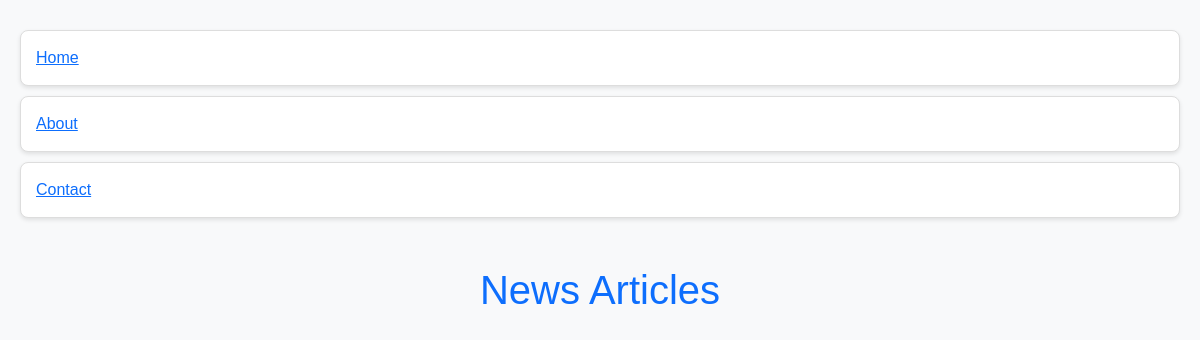
Before: / with the older database file.
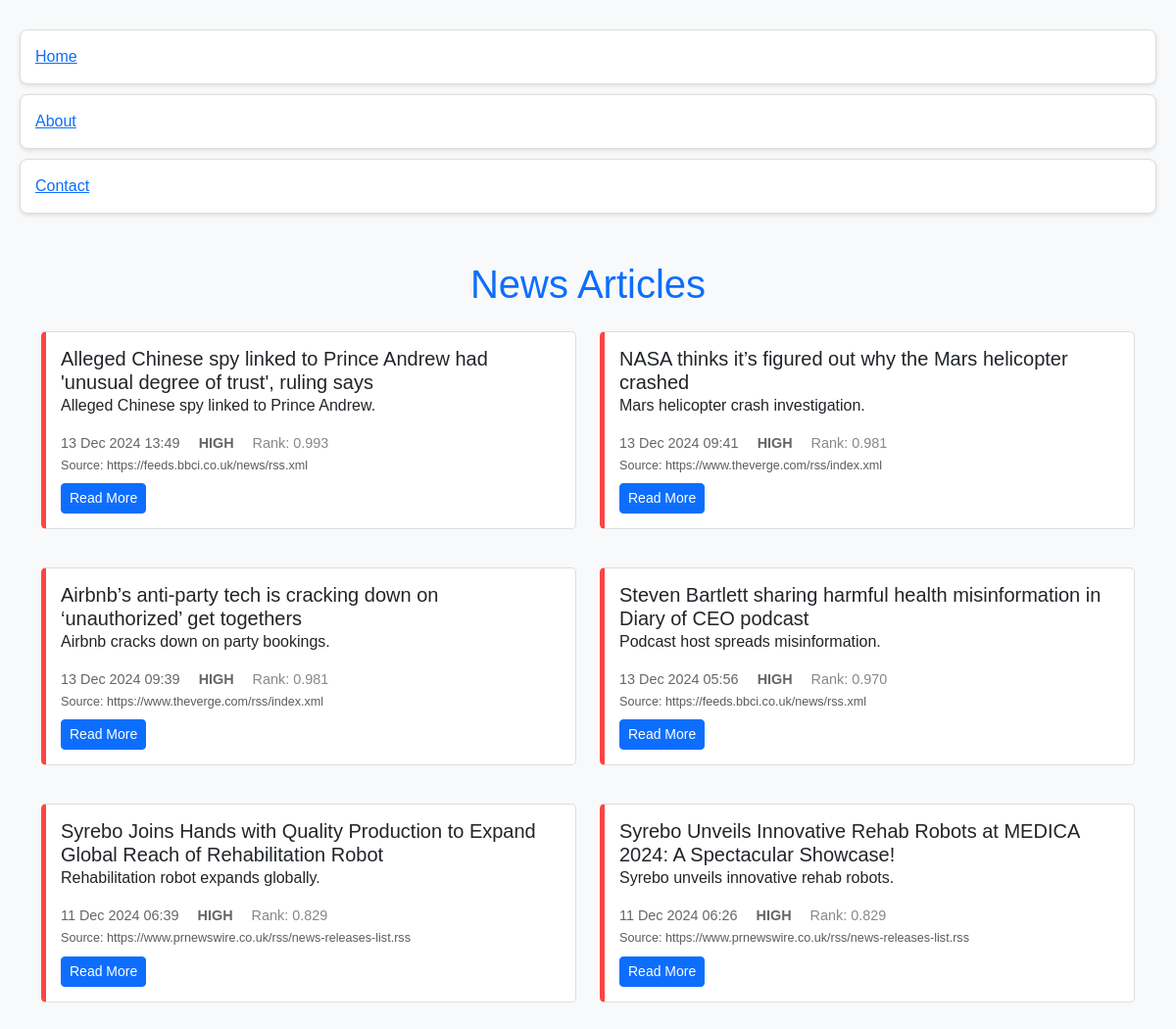
After: the same page with the newer database file.
### tables this page shows
CREATE TABLE parsed_articles (
            id INTEGER PRIMARY KEY AUTOINCREMENT,
            title TEXT NOT NULL,
            description TEXT,
            source TEXT NOT NULL,
            link TEXT,
            published_date TIMESTAMP,
            parsed_at TIMESTAMP DEFAULT CURRENT_TIMESTAMP,
            derived_summary TEXT,
            keywords TEXT,
            importance TEXT,
            UNIQUE(title, source)
        );

### frontend/app.py (the view)
    @app.route('/')
    def index():
        try:
            logger.info("Starting to fetch ranked articles")
            ranked_articles = get_ranked_articles(max_age_days=7, db_name=app.config['DB_PATH'])
            logger.info(f"Got {len(ranked_articles)} ranked articles")
            if ranked_articles:
                logger.info(f"Sample article data: {ranked_articles[0]}")
            articles_for_display = []
            for article in ranked_articles:
                logger.debug(f"Processing article: {article.get('title')}")
                logger.debug(f"Summary: {article.get('derived_summary')}")
                articles_for_display.append({
                    'title': article['title'],
                    'derived_summary': article.get('derived_summary', article.get('description', '')[:100] + "..."),
                    'source': article.get('source', ''),
                    'link': article.get('link', ''),
                    'published_date': article['published_date'],
                    'importance': article['importance'],
                    'rank_score': article['rank'],
                })
            logger.info(f"Prepared {len(articles_for_display)} articles for display")
            return render_template('index.html', articles=articles_for_display)
        except Exception as e:
            logger.error(f"Error in index route: {e}")
            logger.exception("Full traceback:")
            return render_template('index.html', articles=[])

### ranking/rank.py (called while the page is built)
def get_ranked_articles(max_age_days=7, db_name="news_ingestion.db"):
    max_age_days = int(max_age_days)
    ranker = ArticleRanker(max_age_days=max_age_days)
    return ranker.rank_articles(db_name)

    def calculate_time_score(self, published_date: str) -> float:
        try:
            pub_date = datetime.strptime(published_date, "%d %b %Y %H:%M")
            now = datetime.now()
            age_days = (now - pub_date).total_seconds() / (24 * 3600)  # Convert to days
            if age_days < 0:  # Future dates get full score
                return 1.0
            time_score = 1.0 - (age_days / self.max_age_days)
            return max(0.0, min(1.0, time_score))  # Clamp between 0 and 1
        except ValueError as e:
            logger.error(f"Error parsing date {published_date}: {e}")
            return 0.0

    def calculate_importance_score(self, importance: str) -> float:
        return self.IMPORTANCE_WEIGHTS.get(importance.lower(), 0.1)

    def calculate_rank(self, published_date: str, importance: str) -> float:
        time_score = self.calculate_time_score(published_date)
        importance_score = self.calculate_importance_score(importance)
        rank = (time_score + importance_score) / 2
        return round(rank, 3)

### frontend/templates/index.html (shortened to what this page needs)
<!DOCTYPE html>
<html lang="en">
<head>
    <link href="https://cdn.jsdelivr.net/npm/bootstrap@5.3.0-alpha3/dist/css/bootstrap.min.css" rel="stylesheet">
    <link rel="stylesheet" href="{{ url_for('static', filename='styles.css') }}">
</head>
<body class="bg-light">
    <nav>
        <ul>
            <li><a href="/">Home</a></li>
            <li><a href="/about">About</a></li>
            <li><a href="/contact">Contact</a></li>
        </ul>
    </nav>
    <div class="container mt-5">
        <h1 class="text-center text-primary mb-4">News Articles</h1>
        <div id="articles" class="row">
            {% for article in articles %}
            <div class="col-md-6 mb-4">
                <div class="article-card {% if article.importance == 'high' %}high-importance{% elif article.importance == 'medium' %}medium-importance{% endif %}">
                    <h2 class="card-title h5">{{ article.title }}</h2>
                    <p class="card-text">{{ article.derived_summary }}</p>
                    <div class="article-meta">
                        <span class="date">{{ article.published_date }}</span>
                        <span class="importance">{{ article.importance }}</span>
                        <span class="rank">Rank: {{ "%.3f"|format(article.rank_score) }}</span>
                        <p class="card-subtitle text-muted"><small>Source: {{ article.source }}</small></p>
                        {% if article.link %}
                        <a href="{{ article.link }}" class="btn btn-sm btn-primary mt-2" target="_blank">Read More</a>
                        {% endif %}
                    </div>
                </div>
            </div>
            {% endfor %}
        </div>
    </div>
</body>
</html>

### frontend/static/styles.css (style rules this page uses)
body { font-family: Arial, sans-serif; background-color: #f8f9fa; margin: 0; padding: 20px; }
h1 { text-align: center; color: #333; }
ul { list-style: none; padding: 0; }
li { background: #fff; border: 1px solid #ddd; border-radius: 8px; margin: 10px 0; padding: 15px; box-shadow: 0 2px 4px rgba(0, 0, 0, 0.1); }
.article-card { border: 1px solid #ddd; padding: 15px; margin-bottom: 15px; border-radius: 5px; background-color: #fff; }
.high-importance { border-left: 5px solid #ff4444; }
.article-meta { font-size: 0.9em; color: #666; margin-top: 10px; }
.article-meta span { margin-right: 15px; }
.importance { text-transform: uppercase; font-weight: bold; }
.rank { color: #888; }

Changed rows visible on the page:
now on this page (row edited): parsed_articles: title "Alleged Chinese spy linked to Prince Andrew had 'unusual degree of trust', ruling says", derived_summary "Alleged Chinese spy linked to Prince Andrew.", published_date "13 Dec 2024 13:49", importance "HIGH", rank_score "0.993", source "https://feeds.bbci.co.uk/news/rss.xml"
now on this page (row edited): parsed_articles: title "NASA thinks it’s figured out why the Mars helicopter crashed", derived_summary "Mars helicopter crash investigation.", published_date "13 Dec 2024 09:41", importance "HIGH", rank_score "0.981", source "https://www.theverge.com/rss/index.xml"
now on this page (row edited): parsed_articles: title "Airbnb’s anti-party tech is cracking down on ‘unauthorized’ get togethers", derived_summary "Airbnb cracks down on party bookings.", published_date "13 Dec 2024 09:39", importance "HIGH", rank_score "0.981", source "https://www.theverge.com/rss/index.xml"
now on this page (row edited): parsed_articles: title "Steven Bartlett sharing harmful health misinformation in Diary of CEO podcast", derived_summary "Podcast host spreads misinformation.", published_date "13 Dec 2024 05:56", importance "HIGH", rank_score "0.970", source "https://feeds.bbci.co.uk/news/rss.xml"
now on this page (row edited): parsed_articles: title "Syrebo Joins Hands with Quality Production to Expand Global Reach of Rehabilitation Robot", derived_summary "Rehabilitation robot expands globally.", published_date "11 Dec 2024 06:39", importance "HIGH", rank_score "0.829", source "https://www.prnewswire.co.uk/rss/news-releases-list.rss"
now on this page (row edited): parsed_articles: title "Syrebo Unveils Innovative Rehab Robots at MEDICA 2024: A Spectacular Showcase!", derived_summary "Syrebo unveils innovative rehab robots.", published_date "11 Dec 2024 06:26", importance "HIGH", rank_score "0.829", source "https://www.prnewswire.co.uk/rss/news-releases-list.rss"
